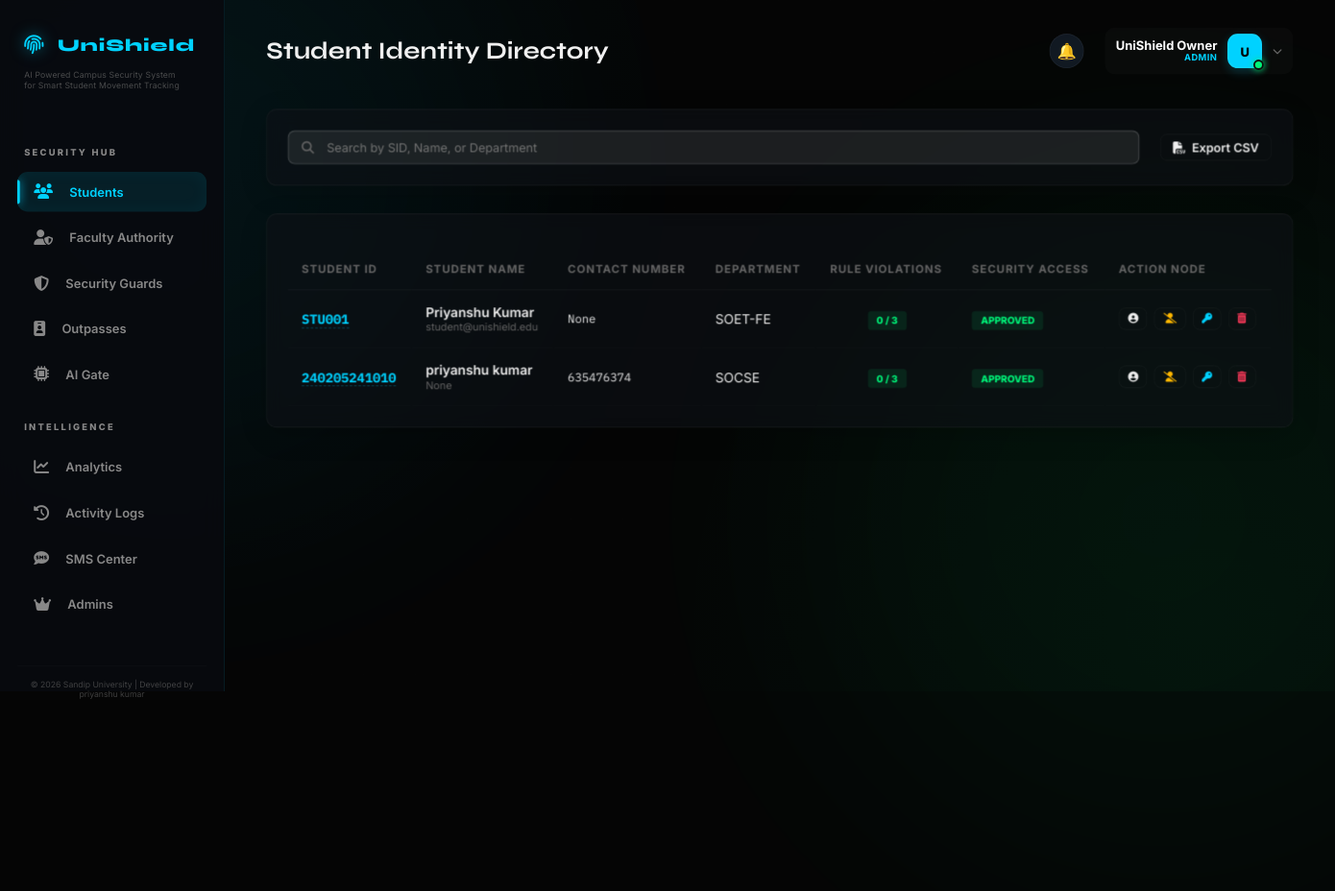
/admin/students (signed in), run on the app's committed database.
### models/user.py (models this page shows, shortened)
class User(db.Model, UserMixin):
    __tablename__ = 'users'
    id = db.Column(db.Integer, primary_key=True)
    username = db.Column(db.String(80), unique=True, nullable=False)
    email = db.Column(db.String(120), unique=True)
    password_hash = db.Column(db.String(128), nullable=False)
    role = db.Column(db.String(20), nullable=False)  # admin | guard | student
    name = db.Column(db.String(100), nullable=False)
    student_id = db.Column(db.String(50), unique=True)
    phone = db.Column(db.String(15))
    parent_phone = db.Column(db.String(15))
    department = db.Column(db.String(200))
    course = db.Column(db.String(100))
    session_year = db.Column(db.String(50))
    year = db.Column(db.Integer)
    hostel_room = db.Column(db.String(20))
    face_encoded = db.Column(db.Text)          # JSON string of encoding
    face_image = db.Column(db.String(200))     # Full path to encoded photo
    photo_path = db.Column(db.String(200))     # Path to stored photo
    id_card_photo = db.Column(db.String(200))  # Path to ID card scan
    is_blacklisted = db.Column(db.Boolean, default=False)
    violations = db.Column(db.Integer, default=0)
    admin_role = db.Column(db.String(30), default='VIEWER') # OWNER | SUPER_ADMIN | SECURITY_ADMIN | VIEWER
    employee_id = db.Column(db.String(50), unique=True)
    permissions = db.Column(db.Text) # JSON list of permissions
    status = db.Column(db.String(20), default='PENDING') # PENDING | ACTIVE | INACTIVE
    last_login = db.Column(db.DateTime)
    last_active = db.Column(db.DateTime, default=datetime.utcnow)
    last_action = db.Column(db.String(200)) # Last readable action performed
    is_active = db.Column(db.Boolean, default=True)
    created_at = db.Column(db.DateTime, default=datetime.utcnow)
    signature_path = db.Column(db.String(200))
    stamp_path = db.Column(db.String(200))
    assigned_gate = db.Column(db.String(50))
    shift_timing = db.Column(db.String(100))
    emergency_contact = db.Column(db.String(15))
    aadhar_document = db.Column(db.String(200))  # Self-attested document

### routes/admin.py (the view, shortened to what this page needs)
@admin_bp.route('/students', methods=['GET', 'POST'])
@login_required
@admin_required
def students():
    blacklist_id = request.args.get('blacklist_id')
    search = request.args.get('search')
    if search:
        all_students = User.query.filter(
            (User.role == 'student') &
            ((User.name.contains(search)) | (User.student_id.contains(search)))
        ).all()
    else:
        all_students = User.query.filter_by(role='student').all()
    return render_template('admin/students.html', students=all_students)

### routes/admin.py (called while the page is built)
def admin_required(f):
    @wraps(f)
    def decorated_function(*args, **kwargs):
        if not current_user.is_authenticated or current_user.role != 'admin':
            flash('Admin access required', 'danger')
            return redirect(url_for('auth.login'))
        return f(*args, **kwargs)
    return decorated_function

### templates/admin/students.html (shortened to what this page needs)
{% extends "base.html" %}
{% block page_title %}Student Identity Directory{% endblock %}
{% block content %}
<div class="card" style="display: flex; gap: 1.5rem; align-items: center; justify-content: space-between; margin-bottom: 2rem;">
    <div style="flex: 1; position: relative;">
        <i class="fas fa-search" style="position: absolute; left: 1rem; top: 50%; transform: translateY(-50%); color: var(--text-muted); font-size: 0.9rem;"></i>
        <input type="text" id="studentSearch" placeholder="Search by SID, Name, or Department" style="padding-left: 2.75rem;">
    </div>
    <div style="display: flex; gap: 1rem;">
        <a href="{{ url_for('admin.export', type='students') }}" class="btn btn-ghost"><i class="fas fa-file-csv"></i> Export CSV</a>
    </div>
</div>
<div class="card">
    <table>
        <thead>
            <tr>
                <th>Student ID</th>
                <th>Student Name</th>
                <th>Contact Number</th>
                <th>Department</th>
                <th>Rule Violations</th>
                <th>Security Access</th>
                <th>Action Node</th>
            </tr>
        </thead>
        <tbody id="studentTable">
            {% for s in students %}
            <tr>
                <td class="mono" style="font-weight: 700; color: var(--accent);">
                    <a href="{{ url_for('admin.edit_student', user_id=s.id) }}" style="color: inherit; text-decoration: none; border-bottom: 1px dashed rgba(0,210,255,0.3);">{{ s.student_id }}</a>
                </td>
                <td>
                    <div style="font-weight: 600;">{{ s.name }}</div>
                    <div style="font-size: 0.75rem; color: var(--text-muted);">{{ s.email }}</div>
                </td>
                <td class="mono" style="font-size: 0.85rem;">{{ s.phone }}</td>
                <td>{{ s.department }}</td>
                <td style="text-align: center;">
                    <span class="st-badge" style="background: {{ 'rgba(255,59,92,0.1)' if s.violations > 0 else 'rgba(0,232,122,0.1)' }}; color: {{ 'var(--danger)' if s.violations > 0 else 'var(--success)' }};">
                        {{ s.violations }} / {{ Config.VIOLATION_THRESHOLD }}
                    </span>
                </td>
                <td>
                    {% if s.is_blacklisted %}
                        <span class="st-badge st-expired">BLACKLISTED</span>
                    {% else %}
                        <span class="st-badge st-approved">APPROVED</span>
                    {% endif %}
                </td>
                <td>
                    <div style="display: flex; gap: 0.5rem;">
                        <a href="{{ url_for('admin.edit_student', user_id=s.id) }}" class="btn btn-ghost" title="View/Edit Profile" style="padding: 0.4rem 0.6rem; font-size: 0.75rem; color: var(--text-main);">
                            <i class="fas fa-user-circle"></i>
                        </a>
                        <button onclick="confirmBlacklist('{{ s.id }}', '{{ s.name }}', {{ 'true' if s.is_blacklisted else 'false' }})" class="btn btn-ghost" title="{{ 'Whitelist Student' if s.is_blacklisted else 'Blacklist Student' }}" style="padding: 0.4rem 0.6rem; font-size: 0.75rem; color: {{ 'var(--success)' if s.is_blacklisted else 'var(--warning)' }};">
                            <i class="fas fa-{{ 'user-check' if s.is_blacklisted else 'user-slash' }}"></i>
                        </button>
                        <button id="btn_reset_{{ s.id }}" onclick="promptReset('{{ s.id }}', '{{ s.name }}')" class="btn btn-ghost" title="Reset Password" style="padding: 0.4rem 0.6rem; font-size: 0.75rem; color: var(--accent);">
                            <i class="fas fa-key"></i>
                        </button>
                        <button onclick="confirmDelete('{{ s.id }}', '{{ s.name }}')" class="btn btn-ghost" title="Delete Student" style="padding: 0.4rem 0.6rem; font-size: 0.75rem; color: var(--danger);">
                            <i class="fas fa-trash-alt"></i>
                        </button>
                    </div>
                </td>
            </tr>
            {% endfor %}
        </tbody>
    </table>
</div>
{% endblock %}

### templates/base.html (shortened to what this page needs)
<!DOCTYPE html>
<html lang="en">
<head>
    <link rel="stylesheet" href="https://cdnjs.cloudflare.com/ajax/libs/font-awesome/6.4.0/css/all.min.css">
</head>
<body>
    <div class="bg-blob blob-1"></div>
    <div class="bg-blob blob-2"></div>
    <div class="bg-blob blob-3"></div>
    {% if current_user.is_authenticated %}
    <aside>
        <a href="/" class="logo" style="margin-bottom: 1rem;">
            <i class="fas fa-fingerprint"></i>
            <span>UniShield</span>
        </a>
        <div style="font-size: 0.6rem; color: var(--text-muted); text-align: left; padding-left: 0.5rem; margin-bottom: 2rem; letter-spacing: 0.2px; line-height: 1.3; opacity: 0.7;">
            AI Powered Campus Security System<br>for Smart Student Movement Tracking
        </div>
        <div class="nav-section">
            <div class="nav-section-title">Security Hub</div>
            {% if current_user.role == 'admin' %}
                <a href="{{ url_for('admin.students') }}" class="nav-link"><i class="fas fa-users"></i> Students</a>
                <a href="{{ url_for('admin.manage_faculty') }}" class="nav-link"><i class="fas fa-user-shield"></i> Faculty Authority</a>
                <a href="{{ url_for('admin.guards') }}" class="nav-link"><i class="fas fa-shield-halved"></i> Security Guards</a>
                <a href="{{ url_for('admin.outpasses') }}" class="nav-link"><i class="fas fa-id-badge"></i> Outpasses</a>
                <a href="{{ url_for('gate.terminal') }}" class="nav-link"><i class="fas fa-microchip"></i> AI Gate</a>
                <div class="nav-section-title">Intelligence</div>
                <a href="{{ url_for('admin.analytics') }}" class="nav-link"><i class="fas fa-chart-line"></i> Analytics</a>
                <a href="{{ url_for('admin.reports') }}" class="nav-link"><i class="fas fa-history"></i> Activity Logs</a>
                <a href="{{ url_for('admin.sms_center') }}" class="nav-link"><i class="fas fa-sms"></i> SMS Center</a>
                <a href="{{ url_for('admin.manage_admins') }}" class="nav-link"><i class="fas fa-crown"></i> Admins</a>
            {% elif current_user.role == 'guard' %}
                <a href="{{ url_for('guard.dashboard') }}" class="nav-link"><i class="fas fa-desktop"></i> Terminal</a>
                <a href="{{ url_for('gate.terminal') }}" class="nav-link"><i class="fas fa-microchip"></i> AI Gate</a>
            {% elif current_user.role == 'warden' %}
                <a href="{{ url_for('warden.dashboard') }}" class="nav-link"><i class="fas fa-home"></i> Dashboard</a>
            {% elif current_user.role in ['hod', 'dean'] %}
                <a href="{{ url_for('faculty.dashboard') }}" class="nav-link"><i class="fas fa-home"></i> Dashboard</a>
            {% else %}
                <a href="{{ url_for('student.dashboard') }}" class="nav-link"><i class="fas fa-home"></i> Dashboard</a>
                <a href="{{ url_for('student.request_outpass') }}" class="nav-link"><i class="fas fa-paper-plane"></i> New Request</a>
            {% endif %}
            <div style="margin-top: 3rem; padding: 1rem 0.5rem 0 0.5rem; font-size: 0.6rem; color: var(--text-muted); text-align: center; opacity: 0.6; border-top: 1px solid rgba(255,255,255,0.03);">
                © 2026 Sandip University | Developed by priyanshu kumar
            </div>
        </div>
    </aside>
    {% endif %}
    <main style="{% if not current_user.is_authenticated %}margin-left: 0;{% endif %}">
        {% if current_user.is_authenticated %}
        <div class="top-bar">
            <h1 style="font-size: 1.75rem;">{% block page_title %}{% endblock %}</h1>
            <div style="display: flex; align-items: center; gap: 1.5rem;">
                {% if current_user.role == 'admin' %}
                <div class="nb-wrap" id="nb-wrap">
                  <button class="nb-btn" onclick="nbToggle()">🔔
                  </button>
                </div>
                {% else %}
                <a href="#" class="notification-bell">
                    <i class="fas fa-bell"></i>
                    <span id="notif-badge" class="badge">0</span>
                </a>
                {% endif %}
                <div class="profile-dropdown-container">
                    <div class="profile-trigger" id="profileTrigger">
                        <div class="profile-info-text">
                            <p class="name">{{ current_user.name }}</p>
                            <p class="role">{{ current_user.role | upper }}</p>
                        </div>
                        <div class="avatar-box">
                            {% if current_user.photo_path %}
                                <img src="{{ url_for('static', filename='uploads/' + current_user.photo_path) }}" alt="Avatar">
                            {% else %}
                                <span>{{ current_user.name[0] | upper }}</span>
                            {% endif %}
                            <div class="online-dot"></div>
                        </div>
                        <i class="fas fa-chevron-down toggle-icon"></i>
                    </div>
                </div>
            </div>
        </div>
        {% endif %}
        {% block content %}{% endblock %}
    </main>
</body>
</html>

### data on the page
User: name "UniShield Owner", role "ADMIN", name "U"
User: student_id "STU001", name "Priyanshu Kumar", email "student@unishield.edu", phone "None", department "SOET-FE", violations "0", VIOLATION_THRESHOLD "3", is_blacklisted "APPROVED"
User: student_id "240205241010", name "priyanshu kumar", email "None", phone "635476374", department "SOCSE", violations "0", VIOLATION_THRESHOLD "3", is_blacklisted "APPROVED"
